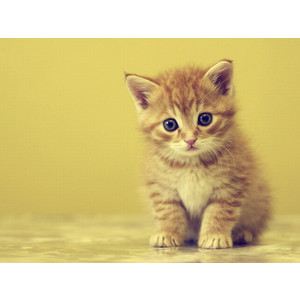
%> input picture BubblesFreq/cat.jpg, 300 x 300 px
$ octave FreqBubblePrototype.m   (GNU Octave 9; MATLAB toolbox functions it lacks are replaced by stand-ins)
%> lines starting %> are read from the running program, lines starting %| are printed output that depends on the picture
%% Settings
clear
clc
%how many Bubbles per frequency
howMany=100;
%power of bandwidth distribution
pow=12;
%bubble size
sd=12;
%Bild in den speicher Laden
p=imread('cat.jpg');
%> p is the input picture: size 300x300x3 uint8; mean R, G, B 216.8, 200, 141.4
%Schwarz-Weiß konvertieren
r=rgb2gray(p);
%r=p;
[y,x,z]=size(r);
%> y = 300; x = 300; z = 1
%% Transform to spectral
r_fft=fft2(r);
%WATCH OUT when you shift, you have to shift that shit back before
%transforming back to image
r_fft=fftshift(r_fft);
maxrd= ceil(sqrt(((x/2)^2)+((y/2)^2)));
%> maxrd = 213

% [11 lines of commented-out code are left out]
%% ringfilter
[xmat, ymat]= meshgrid(1:x, 1:y);
radiusIn=[0,ceil(maxrd/16),ceil(maxrd/8),ceil(maxrd/4),ceil(maxrd/2)];
%> radiusIn = [0 14 27 54 107]
radiusOut=[ceil(maxrd/16),ceil(maxrd/8),ceil(maxrd/4),ceil(maxrd/2), maxrd];
%> radiusOut = [14 27 54 107 213]

center= [ceil(x/2)+1 ceil(y/2)+1];
%> center = [151 151]
dist= sqrt((xmat-center(1)).^2+(ymat-center(2)).^2);

ringList={};
for i=1:length(radiusIn)
    circIn=dist<=radiusIn(i);
    circOut=dist<=radiusOut(i);
    circOut=circOut==0;
    ring=circIn+circOut;
    ring=ring==0;
    ringList{i}=ring;
end
ringList{1}(center(1), center(2))=1;
ringAdd=ringList{1}+ringList{2}+ringList{3}+ringList{4}+ringList{5};

%% Use Filters
%Creating an image for each Bandwidth
r_new_fft1=r_fft.*ringList{1};
r_new_fft2=r_fft.*ringList{2};
r_new_fft3=r_fft.*ringList{3};
r_new_fft4=r_fft.*ringList{4};
r_new_fft5=r_fft.*ringList{5};
% bla= r_new_fft1+r_new_fft2+r_new_fft3+r_new_fft4+r_new_fft5;

%transform Back to Time
r_new1= ifft2(ifftshift(r_new_fft1));
r_new2= ifft2(ifftshift(r_new_fft2));
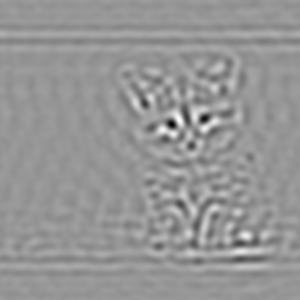
%> r_new2: size 300x300 double; min -94.84, max 66.09, mean 0; drawn with min black and max white
r_new3= ifft2(ifftshift(r_new_fft3));
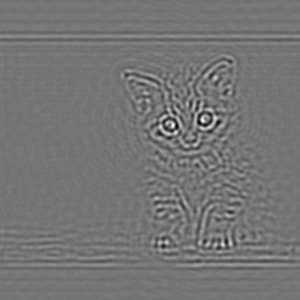
%> r_new3: size 300x300 double; min -65.03, max 75.92, mean 0; drawn with min black and max white
r_new4= ifft2(ifftshift(r_new_fft4));
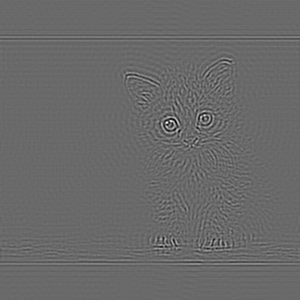
%> r_new4: size 300x300 double; min -57.84, max 81.46, mean 0; drawn with min black and max white
r_new5= ifft2(ifftshift(r_new_fft5));
% r_newbla= ifft2(bla);
% r_newbla=r_newbla/max(max(r_newbla)).*255;


%% Set bubble locations
bandMask={};
for j=1:4
    amount=howMany;
    xLocations=zeros(1,amount);
    yLocations=zeros(1,amount);

    for i=1:amount
        xLocations(i)=randi(x);
        yLocations(i)=randi(y);
    end

    bandMask{1,j}=xLocations;
    bandMask{2,j}=yLocations;
end
%% Make one Mask per Frequency
x2 = 1:y;
x1 = 1:x;
[X1,X2] = meshgrid(x1,x2);
maskList={};
for j=1:4
    if j==1
       amount=1;
       m=mean(radiusIn(j)+1:radiusOut(j));
       sd=ceil((x/m)*3)

    elseif j==2
        amount =5;
        m=mean(radiusIn(j)+1:radiusOut(j));
        sd=ceil((x/m)*3)

    elseif j==3
        amount =10;
        m=mean(radiusIn(j)+1:radiusOut(j));
        sd=ceil((x/m)*3)
    else
        amount=20;
        m=mean(radiusIn(j)+1:radiusOut(j));
        sd=ceil((x/m)*3)

    end

    mask = zeros(y,x);
    for i = 1:amount
        mu=[bandMask{1,j}(i), bandMask{2,j}(i)];
        F = (1./sqrt(2.*pi.*sd)).*exp( -((((X1-mu(1)).^2)+((X2-mu(2)).^2)) ./ (sd.^2)));
        F=F./max(max(F));
        mask=mask+F;
    end
    mask(mask>1)=1;
    maskList{j}=mask;

end
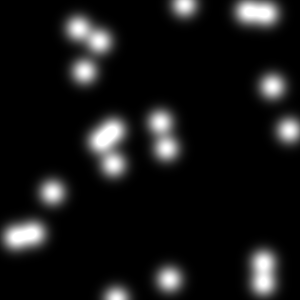
%> mask: size 300x300 double; min 3.56e-27, max 1, mean 0.0945

%% Cut imaginary part of output
im1=double(real(r_new1))./255;
im2=double(real(r_new2))./255;
im3=double(real(r_new3))./255;
im4=double(real(r_new4))./255;
im5=double(real(r_new5))./255;

s1=im2.* maskList{1};
s2=im3.* maskList{2};
s3=im4.* maskList{3};
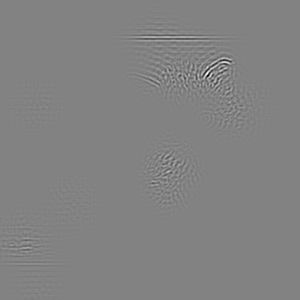
%> s3: size 300x300 double; min -0.12, max 0.115, mean -9.47e-07; drawn with min black and max white
s4=im5.* maskList{4};

%% making the Stimulus
%uses the mask as percentages for how much of the
%original image should be seen
%stimulus=(im1)+(im2.* maskList{1})+(im3.* maskList{2})+(im4.* maskList{3})+(im5.* maskList{4}) ;
stimulus=(im1)+(s1)+(s2)+(s3)+(s4) ;
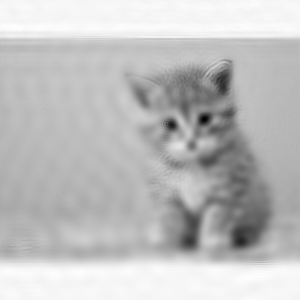
%> stimulus: size 300x300 double; min 0.0074, max 1.03, mean 0.778; drawn with min black and max white

%normalizes for display
stimNorm=stimulus/max(max(stimulus)).*255;
stimulus=uint8(stimNorm);
%> stimulus: size 300x300 uint8
% figure(2)
imshow(stimulus)


figure(3)
subplot(1,5,1), imshow(uint8(im1/max(max(im1)).*255))
subplot(1,5,2), imshow(uint8(s1/max(max(s1)).*255))
subplot(1,5,3), imshow(uint8(s2/max(max(s2)).*255))
subplot(1,5,4), imshow(uint8(s3/max(max(s3)).*255))
subplot(1,5,5), imshow(uint8(s4/max(max(s4)).*255))
%> after `imshow(uint8(s4/max(max(s4)).*255))`:
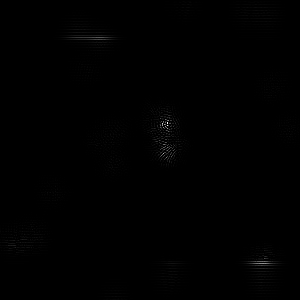
%> displayed picture: size 300x300, on the screen's scale of 0 to 255; min 0, max 255, mean 0.6

$ run again, with BubblesFreq/sloth.jpg copied over BubblesFreq/cat.jpg
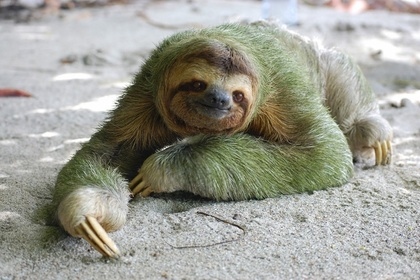
%> input picture BubblesFreq/sloth.jpg, 420 x 280 px, shrunk from 625 x 416 before the run
%> p is the input picture: size 280x420x3 uint8; mean R, G, B 157.4, 157.7, 148
%> after the loop `for j=1:4`:
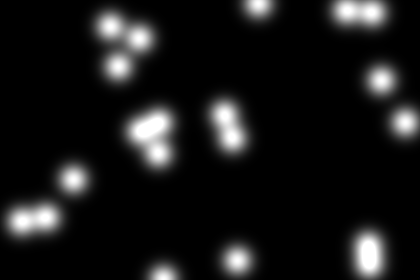
%> mask: size 280x420 double; min 3.81e-32, max 1, mean 0.0975
%> `imshow(uint8(s4/max(max(s4)).*255))`:
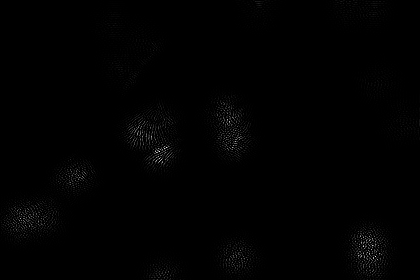
%> displayed picture: size 280x420, on the screen's scale of 0 to 255; min 0, max 255, mean 1.4
